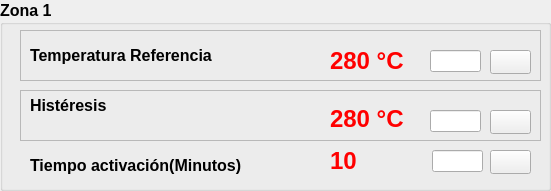
     <widget class="QGroupBox" name="groupBox_2">
      <property name="geometry">
       <rect>
        <x>10</x>
        <y>40</y>
        <width>551</width>
        <height>191</height>
       </rect>
      </property>
      <property name="font">
       <font>
        <pointsize>12</pointsize>
        <bold>true</bold>
       </font>
      </property>
      <property name="styleSheet">
       <string notr="true">border-color: rgb(0, 0, 255);</string>
      </property>
      <property name="title">
       <string>Zona 1</string>
      </property>
      <widget class="QFrame" name="frame_3">
       <property name="geometry">
        <rect>
         <x>20</x>
         <y>30</y>
         <width>521</width>
         <height>51</height>
        </rect>
       </property>
       <property name="frameShape">
        <enum>QFrame::StyledPanel</enum>
       </property>
       <property name="frameShadow">
        <enum>QFrame::Raised</enum>
       </property>
       <widget class="QLabel" name="label_7">
        <property name="geometry">
         <rect>
          <x>10</x>
          <y>10</y>
          <width>211</width>
          <height>31</height>
         </rect>
        </property>
        <property name="font">
         <font>
          <pointsize>12</pointsize>
          <bold>true</bold>
         </font>
        </property>
        <property name="text">
         <string>Temperatura Referencia</string>
        </property>
       </widget>
       <widget class="QLabel" name="temp_referencia">
        <property name="geometry">
         <rect>
          <x>310</x>
          <y>20</y>
          <width>91</width>
          <height>21</height>
         </rect>
        </property>
        <property name="font">
         <font>
          <pointsize>18</pointsize>
          <bold>true</bold>
         </font>
        </property>
        <property name="styleSheet">
         <string notr="true">color: rgb(255, 0, 0);</string>
        </property>
        <property name="text">
         <string>280 °C</string>
        </property>
       </widget>
       <widget class="QLabel" name="label_10">
        <property name="geometry">
         <rect>
          <x>240</x>
          <y>0</y>
          <width>56</width>
          <height>61</height>
         </rect>
        </property>
        <property name="text">
         <string/>
        </property>
        <property name="pixmap">
         <pixmap resource="../fotos.qrc">:/control/Imagenes/temperatura.png</pixmap>
        </property>
       </widget>
       <widget class="QPushButton" name="btnT">
        <property name="geometry">
         <rect>
          <x>470</x>
          <y>20</y>
          <width>41</width>
          <height>24</height>
         </rect>
        </property>
        <property name="cursor">
         <cursorShape>OpenHandCursor</cursorShape>
        </property>
        <property name="text">
         <string/>
        </property>
        <property name="icon">
         <iconset resource="../fotos.qrc">
          <normaloff>:/control/Imagenes/cog.png</normaloff>:/control/Imagenes/cog.png</iconset>
        </property>
       </widget>
       <widget class="QLineEdit" name="t">
        <property name="geometry">
         <rect>
          <x>410</x>
          <y>20</y>
          <width>51</width>
          <height>22</height>
         </rect>
        </property>
        <property name="text">
         <string/>
        </property>
       </widget>
      </widget>
      <widget class="QFrame" name="frame_2">
       <property name="geometry">
        <rect>
         <x>20</x>
         <y>90</y>
         <width>521</width>
         <height>51</height>
        </rect>
       </property>
       <property name="frameShape">
        <enum>QFrame::StyledPanel</enum>
       </property>
       <property name="frameShadow">
        <enum>QFrame::Raised</enum>
       </property>
       <widget class="QLabel" name="label_8">
        <property name="geometry">
         <rect>
          <x>10</x>
          <y>0</y>
          <width>111</width>
          <height>31</height>
         </rect>
        </property>
        <property name="font">
         <font>
          <pointsize>12</pointsize>
          <bold>true</bold>
         </font>
        </property>
        <property name="text">
         <string>Histéresis </string>
        </property>
       </widget>
       <widget class="QLabel" name="temp_referencia_2">
        <property name="geometry">
         <rect>
          <x>310</x>
          <y>18</y>
          <width>81</width>
          <height>21</height>
         </rect>
        </property>
        <property name="font">
         <font>
          <pointsize>18</pointsize>
          <bold>true</bold>
         </font>
        </property>
        <property name="styleSheet">
         <string notr="true">color: rgb(255, 0, 0);</string>
        </property>
        <property name="text">
         <string>280 °C</string>
        </property>
       </widget>
       <widget class="QLabel" name="label_11">
        <property name="geometry">
         <rect>
          <x>250</x>
          <y>-10</y>
          <width>41</width>
          <height>61</height>
         </rect>
        </property>
        <property name="text">
         <string/>
        </property>
        <property name="pixmap">
         <pixmap resource="../fotos.qrc">:/control/Imagenes/histeresis.png</pixmap>
        </property>
       </widget>
       <widget class="QPushButton" name="btnH">
        <property name="geometry">
         <rect>
          <x>470</x>
          <y>20</y>
          <width>41</width>
          <height>24</height>
         </rect>
        </property>
        <property name="cursor">
         <cursorShape>OpenHandCursor</cursorShape>
        </property>
        <property name="text">
         <string/>
        </property>
        <property name="icon">
         <iconset resource="../fotos.qrc">
          <normaloff>:/control/Imagenes/cog.png</normaloff>:/control/Imagenes/cog.png</iconset>
        </property>
       </widget>
       <widget class="QLineEdit" name="h">
        <property name="geometry">
         <rect>
          <x>410</x>
          <y>20</y>
          <width>51</width>
          <height>22</height>
         </rect>
        </property>
       </widget>
      </widget>
      <widget class="QLabel" name="label_16">
       <property name="geometry">
        <rect>
         <x>30</x>
         <y>150</y>
         <width>221</width>
         <height>31</height>
        </rect>
       </property>
       <property name="font">
        <font>
         <pointsize>12</pointsize>
         <bold>true</bold>
        </font>
       </property>
       <property name="text">
        <string>Tiempo activación(Minutos)</string>
       </property>
      </widget>
      <widget class="QLineEdit" name="tiempo">
       <property name="geometry">
        <rect>
         <x>432</x>
         <y>150</y>
         <width>51</width>
         <height>22</height>
        </rect>
       </property>
      </widget>
      <widget class="QPushButton" name="btn_Tiempo">
       <property name="geometry">
        <rect>
         <x>490</x>
         <y>150</y>
         <width>41</width>
         <height>24</height>
        </rect>
       </property>
       <property name="cursor">
        <cursorShape>OpenHandCursor</cursorShape>
       </property>
       <property name="text">
        <string/>
       </property>
       <property name="icon">
        <iconset resource="../fotos.qrc">
         <normaloff>:/control/Imagenes/cog.png</normaloff>:/control/Imagenes/cog.png</iconset>
       </property>
      </widget>
      <widget class="QLabel" name="label_tiempo">
       <property name="geometry">
        <rect>
         <x>330</x>
         <y>150</y>
         <width>61</width>
         <height>21</height>
        </rect>
       </property>
       <property name="font">
        <font>
         <pointsize>18</pointsize>
         <bold>true</bold>
        </font>
       </property>
       <property name="styleSheet">
        <string notr="true">color: rgb(255, 0, 0);</string>
       </property>
       <property name="text">
        <string>10</string>
       </property>
      </widget>
      <widget class="QLabel" name="label_4">
       <property name="geometry">
        <rect>
         <x>270</x>
         <y>150</y>
         <width>31</width>
         <height>31</height>
        </rect>
       </property>
       <property name="text">
        <string/>
       </property>
       <property name="pixmap">
        <pixmap resource="fotos.qrc">:/control/Imagenes/tiempo.png</pixmap>
       </property>
      </widget>
     </widget>
